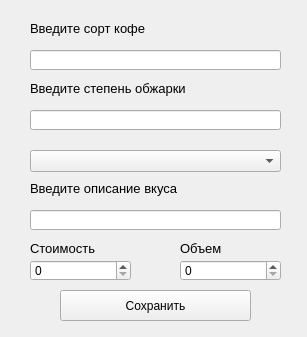
<?xml version="1.0" encoding="UTF-8"?>
<ui version="4.0">
 <class>Form</class>
 <widget class="QWidget" name="Form">
  <property name="geometry">
   <rect>
    <x>0</x>
    <y>0</y>
    <width>307</width>
    <height>337</height>
   </rect>
  </property>
  <property name="windowTitle">
   <string>Form</string>
  </property>
  <widget class="QLabel" name="label">
   <property name="geometry">
    <rect>
     <x>30</x>
     <y>20</y>
     <width>131</width>
     <height>16</height>
    </rect>
   </property>
   <property name="font">
    <font>
     <pointsize>10</pointsize>
    </font>
   </property>
   <property name="text">
    <string>Введите сорт кофе</string>
   </property>
  </widget>
  <widget class="QLineEdit" name="lineEdit">
   <property name="geometry">
    <rect>
     <x>30</x>
     <y>50</y>
     <width>251</width>
     <height>20</height>
    </rect>
   </property>
  </widget>
  <widget class="QLineEdit" name="lineEdit_2">
   <property name="geometry">
    <rect>
     <x>30</x>
     <y>110</y>
     <width>251</width>
     <height>20</height>
    </rect>
   </property>
   <property name="text">
    <string/>
   </property>
  </widget>
  <widget class="QLabel" name="label_2">
   <property name="geometry">
    <rect>
     <x>30</x>
     <y>80</y>
     <width>181</width>
     <height>16</height>
    </rect>
   </property>
   <property name="font">
    <font>
     <pointsize>10</pointsize>
    </font>
   </property>
   <property name="text">
    <string>Введите степень обжарки</string>
   </property>
  </widget>
  <widget class="QComboBox" name="comboBox">
   <property name="geometry">
    <rect>
     <x>30</x>
     <y>150</y>
     <width>251</width>
     <height>22</height>
    </rect>
   </property>
  </widget>
  <widget class="QLabel" name="label_3">
   <property name="geometry">
    <rect>
     <x>30</x>
     <y>180</y>
     <width>181</width>
     <height>16</height>
    </rect>
   </property>
   <property name="font">
    <font>
     <pointsize>10</pointsize>
    </font>
   </property>
   <property name="text">
    <string>Введите описание вкуса</string>
   </property>
  </widget>
  <widget class="QLineEdit" name="lineEdit_3">
   <property name="geometry">
    <rect>
     <x>30</x>
     <y>210</y>
     <width>251</width>
     <height>20</height>
    </rect>
   </property>
   <property name="text">
    <string/>
   </property>
  </widget>
  <widget class="QSpinBox" name="spinBox">
   <property name="geometry">
    <rect>
     <x>30</x>
     <y>260</y>
     <width>101</width>
     <height>21</height>
    </rect>
   </property>
  </widget>
  <widget class="QLabel" name="label_4">
   <property name="geometry">
    <rect>
     <x>30</x>
     <y>240</y>
     <width>101</width>
     <height>16</height>
    </rect>
   </property>
   <property name="font">
    <font>
     <pointsize>10</pointsize>
    </font>
   </property>
   <property name="text">
    <string>Стоимость</string>
   </property>
  </widget>
  <widget class="QSpinBox" name="spinBox_2">
   <property name="geometry">
    <rect>
     <x>180</x>
     <y>260</y>
     <width>101</width>
     <height>21</height>
    </rect>
   </property>
  </widget>
  <widget class="QLabel" name="label_5">
   <property name="geometry">
    <rect>
     <x>180</x>
     <y>240</y>
     <width>101</width>
     <height>16</height>
    </rect>
   </property>
   <property name="font">
    <font>
     <pointsize>10</pointsize>
    </font>
   </property>
   <property name="text">
    <string>Объем</string>
   </property>
  </widget>
  <widget class="QPushButton" name="pushButton">
   <property name="geometry">
    <rect>
     <x>60</x>
     <y>290</y>
     <width>191</width>
     <height>31</height>
    </rect>
   </property>
   <property name="text">
    <string>Сохранить</string>
   </property>
  </widget>
 </widget>
 <resources/>
 <connections/>
</ui>
